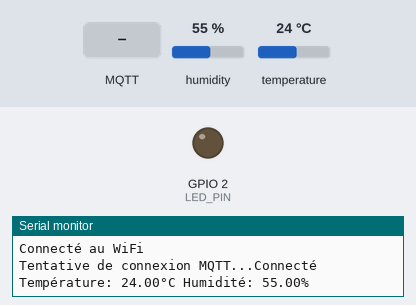
Simulated run of this sketch. Board: ESP8266 (NodeMCU). Parts: output pins drawn as LEDs (lit = HIGH), the last lines printed to the serial monitor. Inputs (shaded band) come from the test bench; at power-on: humidity 55 %, temperature 24 °C. WiFi joins after 1.5 s; servers stay silent unless stated; no MQTT or app messages arrive unless stated.

Above: at 3.2 s.
3.3 s: MQTT message "OFF" arrives on the first subscribed topic
At 5.2 s:
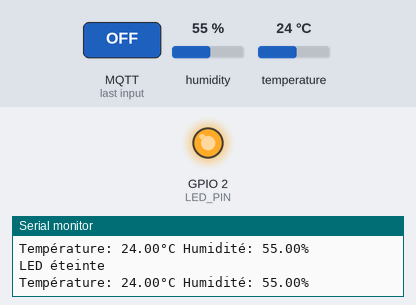
5.5 s: MQTT message "ON" arrives on the first subscribed topic
At 6.6 s:
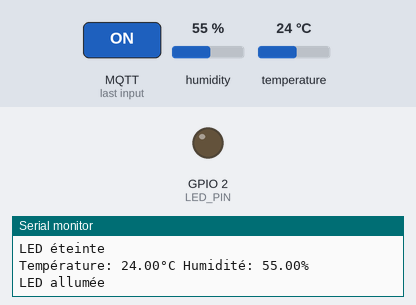
Timing chart, 0 to 8.5 s (numbered marks = the images above; inputs shaded):
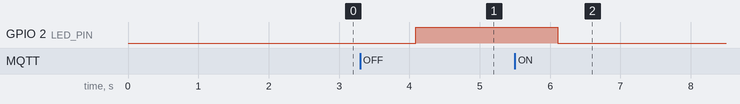

Measured:
- after the input at 3.3 s, GPIO 2 (LED_PIN): LOW → HIGH after 0.79 s
- after the input at 5.5 s, GPIO 2 (LED_PIN): HIGH → LOW after 0.61 s

The sketch:

dht11.ino
```cpp
#include <ESP8266WiFi.h>
#include <PubSubClient.h>
#include <DHT.h>

#define DHTPIN 14        // Pin pour le DHT11 (ici D2)
#define DHTTYPE DHT11    // Définir le type de capteur (DHT11)

#define LED_PIN 2        // Pin GPIO pour la LED (ici D4)

DHT dht(DHTPIN, DHTTYPE);

const char* ssid = "iPhone de Aymane";        // Ton SSID Wi-Fi
const char* password = "12345678"; // Ton mot de passe Wi-Fi
const char* mqtt_server = "172.20.10.2"; // Adresse de ton broker MQTT

WiFiClient espClient;
PubSubClient client(espClient);

void setup() {
  Serial.begin(115200);
  delay(10);
  dht.begin();

  pinMode(LED_PIN, OUTPUT);  // Configurer la LED comme une sortie

  // Connexion au réseau Wi-Fi
  WiFi.begin(ssid, password);
  while (WiFi.status() != WL_CONNECTED) {
    delay(1000);
    Serial.println("Connexion au WiFi...");
  }
  Serial.println("Connecté au WiFi");

  client.setServer(mqtt_server, 1883); // Connexion au broker MQTT
  client.setCallback(mqttCallback);    // Callback pour recevoir des messages MQTT
}

void reconnect() {
  while (!client.connected()) {
    Serial.print("Tentative de connexion MQTT...");
    if (client.connect("ESP8266Client")) {
      Serial.println("Connecté");
      client.subscribe("maison/led");  // S'abonner au topic "maison/led" pour recevoir les commandes
    } else {
      Serial.print("Échec, code de retour : ");
      Serial.print(client.state());
      delay(1000);
    }
  }
}

// Callback appelé lorsqu'un message est reçu sur un topic
void mqttCallback(char* topic, byte* payload, unsigned int length) {
  String message = "";
  for (int i = 0; i < length; i++) {
    message += (char)payload[i];
  }

  // Si le message est "ON", allumer la LED
  if (message == "ON") {
    digitalWrite(LED_PIN, LOW);
    Serial.println("LED allumée");
  }
  // Si le message est "OFF", éteindre la LED
  else if (message == "OFF") {
    digitalWrite(LED_PIN, HIGH);
    Serial.println("LED éteinte");
  }
}

void loop() {
  if (!client.connected()) {
    reconnect();
  }

  client.loop();

  delay(1000);  // Attendre 3 secondes entre les lectures

  // Lire la température et l'humidité
  float temp = dht.readTemperature(); // Température en Celsius
  float humid = dht.readHumidity();   // Humidité en pourcentage

  if (isnan(temp) || isnan(humid)) {
    Serial.println("Échec de la lecture du capteur DHT!");
    return;
  }

  // Afficher dans le moniteur série
  Serial.print("Température: ");
  Serial.print(temp);
  Serial.print("°C");
  Serial.print(" Humidité: ");
  Serial.print(humid);
  Serial.println("%");

  // Créer le message JSON avec les données de température et d'humidité
  String payload = String("{\"temperature\":") + temp + ", \"humidity\":" + humid + "}";

  // Publier les données sur le topic "maison/capteurs/dht11"
  client.publish("maison/capteurs/dht11", payload.c_str());

  delay(1000); // Envoi toutes les 3 secondes
}
```
